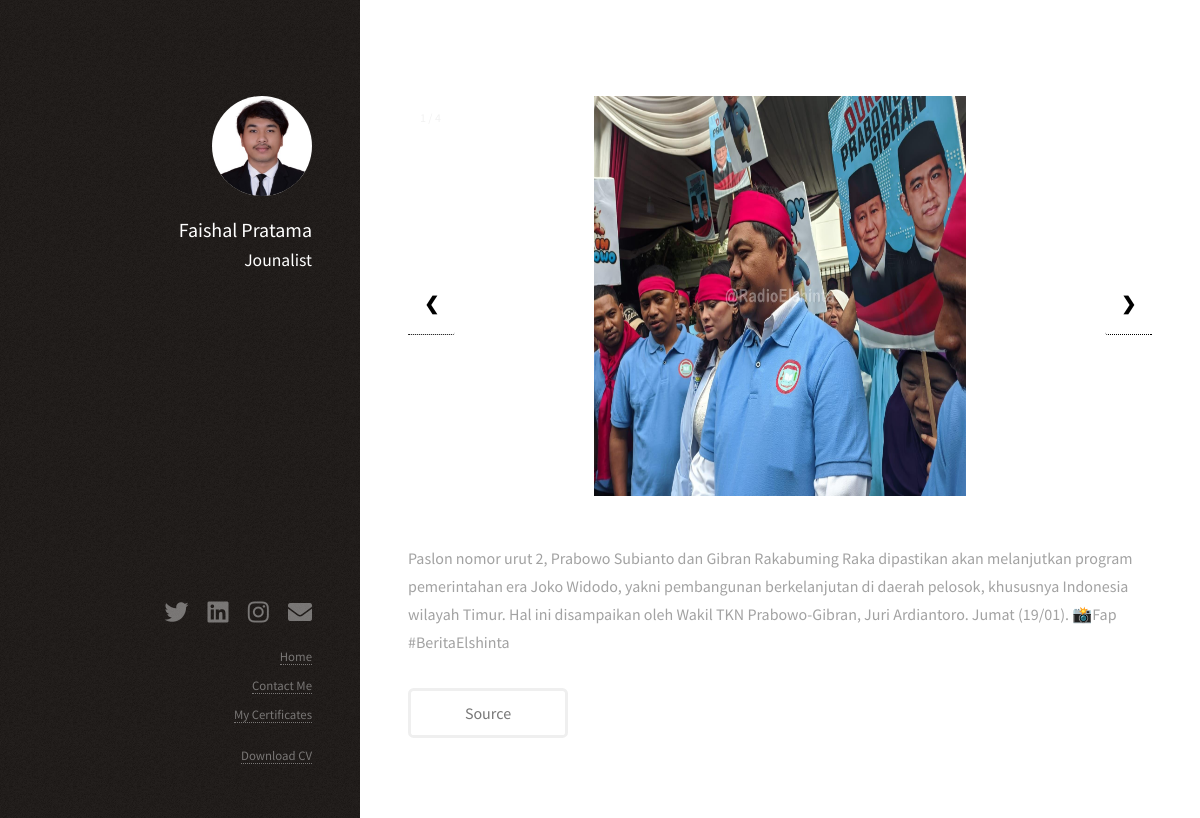
Screenshot of /reporting/tkn-prabowo-gibran-akan-melanjutkan-program-era-pemerintahan-jokowi with the database file from the repository.
### main/models.py (models this page shows, shortened)
class UserProfile(models.Model):
    class Meta:
        verbose_name_plural = 'User Profile'
        verbose_name = 'User Profile'
    user = models.OneToOneField(User, on_delete=models.CASCADE)
    avatar = models.ImageField(blank=True, null=True, upload_to='avatar')
    title = models.CharField(max_length=200, blank=True, null=True)
    bio = models.TextField(blank=True, null=True)
    cv = models.FileField(blank=True, null=True, upload_to='cv')

class ReportingResult(models.Model):
    class Meta:
        verbose_name_plural = 'Reporting Results'
        verbose_name = 'Reporting Result'
        ordering = ['date']
    date = models.DateTimeField(blank=True, null=True)
    name = models.CharField(max_length=200, blank=True, null=True)
    description = models.CharField(max_length=500, blank=True, null=True)
    body = RichTextField(blank=True, null=True)
    image_one = models.ImageField(blank=True, null=True, upload_to="portfolio")
    image_two = models.ImageField(blank=True, null=True, upload_to="portfolio")
    image_three = models.ImageField(blank=True, null=True, upload_to="portfolio")
    image_four = models.ImageField(blank=True, null=True, upload_to="portfolio")
    video = models.FileField(upload_to='videos', null=True, blank=True)
    slug = models.SlugField(null=True, blank=True)
    is_active = models.BooleanField(default=True)
    source = models.CharField(max_length=200, blank=True, null=True)

### main/views.py (the view)
# urls.py: path('reporting/<slug:slug>', views.reporting_result_view.as_view(), name="reporting"),
class reporting_result_view(DetailView):
    model = ReportingResult
    template_name = "main/reporting-detail.html"

### resume_app/context_processors.py (called while the page is built)
def project_context(request):
	context = {
		'me': User.objects.first(),
	}
	return context

### main/templates/main/reporting-detail.html (shortened to what this page needs)
{% extends 'main/base.html' %}
{% load static %}
{% block content %}
<div id="main">
    <section id="two">
        <div class="slideshow-container">
            {% if object.image_one %}
            <div class="mySlides fade">
              <div class="numbertext">1 / 4</div>
              <img src="{{object.image_one.url}}" alt="" height="400" width="600" class="center" >
            </div>
            {% endif %}
            {% if object.image_two %}
            <a class="prev" onclick="plusSlides(-1)">&#10094;</a>
            <a class="next" onclick="plusSlides(1)">&#10095;</a>
            {% endif %}
          </div>
          <br>
        <p>{{object.body}}</p>
        <ul class="actions">
            <li><a href="{{object.source}}" class="button">Source</a></li>
        </ul>
    </section>
</div>
{% endblock %}

### main/templates/main/base.html (shortened to what this page needs)
{% load static %}
<html>
    <head>
		<link rel="stylesheet" href="{% static 'assets/css/main.css' %}" />
		<link rel="stylesheet" href="{% static 'assets/css/slider.css' %}" />
	</head>
    <body class="is-preload">
		<header id="header">
			<div class="inner">
				<img class="image avatar" src="{{me.userprofile.avatar.url}}" alt="">
				<h1><strong>{{me.first_name}} {{me.last_name}}</strong></h1>
				<h4>{{me.userprofile.title}}</h4>
			</div>
		</header>
        {% block content %}
        {% endblock %}
        {% include 'main/partials/footer.html' %}
    </body>
</html>

### static/assets/css/slider.css (style rules this page uses)
* { box-sizing:border-box }
.slideshow-container { max-width: 1000px; position: relative; margin: auto; }
.mySlides { display: none; }
.prev, .next { cursor: pointer; position: absolute; top: 50%; width: auto; margin-top: -22px; padding: 16px; color: black; font-weight: bold; font-size: 18px; transition: 0.6s ease; border-radius: 0 3px 3px 0; user-select: none; }
.next { right: 0; border-radius: 3px 0 0 3px; }
.numbertext { color: #f2f2f2; font-size: 12px; padding: 8px 12px; position: absolute; top: 0; }
.fade { animation-name: fade; animation-duration: 1.5s; }
.center { display: block; margin-left: auto; margin-right: auto; width: 50%; }

### rows the page displays
ReportingResult: image_one (picture), body "Paslon nomor urut 2, Prabowo Subianto dan Gibran Rakabuming Raka dipastikan akan melanjutkan program pemerintahan era Joko Widodo, yakni pembangunan berkelanjutan di daerah pelosok, khususnya Indonesia wilayah Timur. Hal ini disampaikan oleh Wakil TKN Prabowo-Gibran, Juri Ardiantoro. Jumat (19/01). 📸Fap #BeritaElshinta"

### other values shown
{{ me.first_name }} "Faishal"
{{ me.last_name }} "Pratama"
{{ me.userprofile.title }} "Jounalist"
